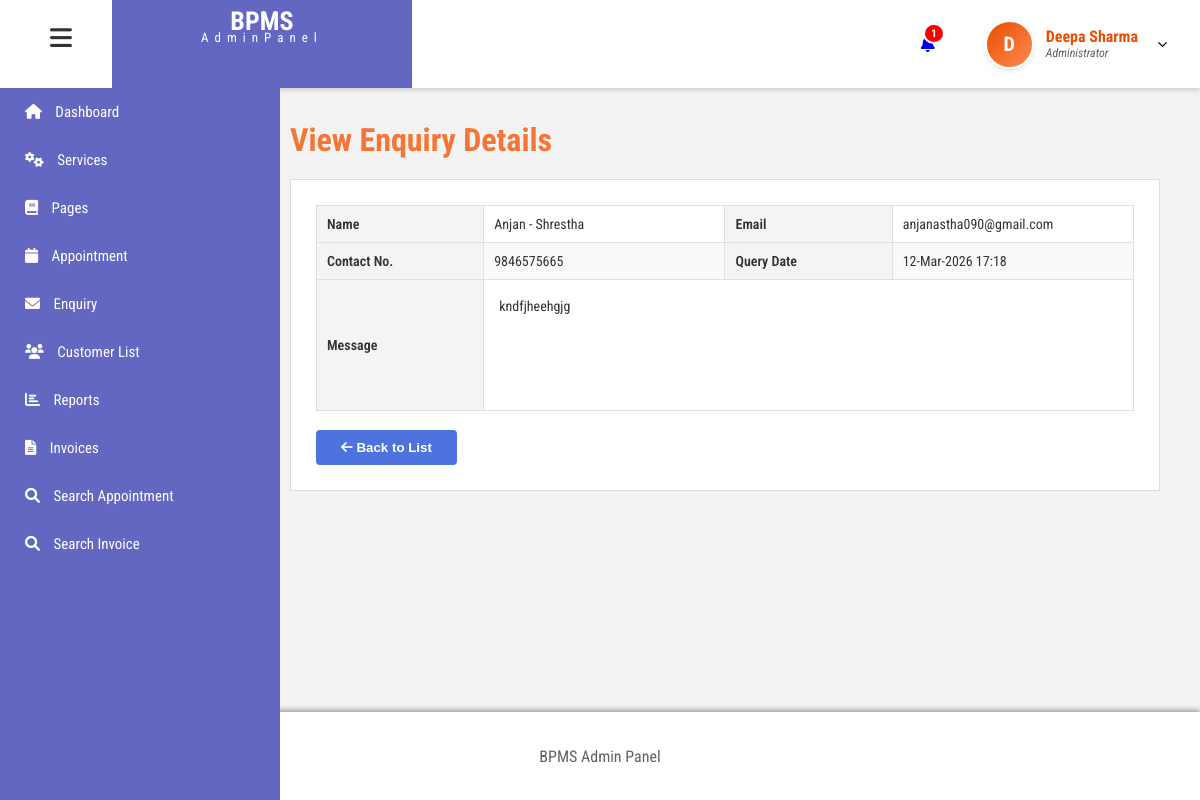
Screenshot of /admin/view-enquiry.php?viewid=4 (signed in) with the database file from the repository.
### tables this page shows
CREATE TABLE `tblusers` (
  `id` int(11) NOT NULL,
  `FullName` varchar(100) DEFAULT NULL,
  `email` varchar(100) NOT NULL,
  `Image` varchar(200) DEFAULT NULL,
  `password` varchar(255) NOT NULL,
  `role` enum('admin','user') NOT NULL,
  `created_at` timestamp NOT NULL DEFAULT current_timestamp(),
  `MobileNumber` varchar(15) DEFAULT NULL
);

CREATE TABLE `tblcontact` (
  `ID` int(11) NOT NULL,
  `UserId` int(11) DEFAULT NULL,
  `Name` varchar(100) NOT NULL,
  `Phone` varchar(10) NOT NULL,
  `Email` varchar(100) NOT NULL,
  `Message` mediumtext NOT NULL,
  `PostingDate` timestamp NOT NULL DEFAULT current_timestamp(),
  `IsRead` int(11) DEFAULT 0
);

### admin/view-enquiry.php (the view, shortened to what this page needs)
<?php
include('includes/dbconnection.php');
if (strlen($_SESSION['bpmsaid'] == 0)) {
    header('location:logout.php');
    exit();
} else {
    if(isset($_GET['viewid'])) {
        $vid = intval($_GET['viewid']);
        mysqli_query($con, "UPDATE tblcontact SET IsRead=1 WHERE id='$vid'");
        $ret = mysqli_query($con, "SELECT * FROM tblcontact WHERE id='$vid'");
        $row = mysqli_fetch_array($ret);
    }
?>
<!DOCTYPE html>
<html lang="en">
<head>
    <link rel="stylesheet" href="css/view-enquiry.css">
</head>
<body>
<?php include 'includes/header.php'; ?>
<?php include 'includes/sidebar.php'; ?>
<main class="main-content" id="main-content">
    <div class="page-wrapper">
        <h1 class="title">View Enquiry Details</h1>
        <div class="container">
            <table class="enquiry-table" width="100%" border="1" style="border-collapse: collapse;">
                <tr>
                    <th style="padding:10px; background:#f4f4f4; width:20%;">Name</th>
                    <td style="padding:10px;"><?php echo $row['Name']; ?></td>
                    <th style="padding:10px; background:#f4f4f4; width:20%;">Email</th>
                    <td style="padding:10px;"><?php echo $row['Email']; ?></td>
                </tr>
                <tr>
                    <th style="padding:10px; background:#f4f4f4;">Contact No.</th>
                    <td style="padding:10px;"><?php echo $row['Phone']; ?></td>
                    <th style="padding:10px; background:#f4f4f4;">Query Date</th>
                    <td style="padding:10px;"><?php echo date("d-M-Y H:i", strtotime($row['PostingDate'])); ?></td>
                </tr>
                <tr class="message-row">
                    <th style="padding:10px; background:#f4f4f4;">Message</th>
                    <td colspan="3" style="padding:15px; vertical-align: top; height: 100px;">
                        <?php echo nl2br($row['Message']); ?>
                    </td>
                </tr>
            </table>
            <br>
            <div style="text-align: left;">
                <button onclick="window.location.href='manage-read-enquiry.php'" style="padding:10px 25px; background:#4e73df; color:white; border:none; cursor:pointer; border-radius:4px; font-weight:bold;">
                    <i class="fa fa-arrow-left"></i> Back to List
                </button>
            </div>
        </div>
    </div>
</main>
<?php include 'includes/footer.php'; ?>
</body>
</html>
<?php } ?>

### admin/includes/header.php (shortened to what this page needs)
<?php
include_once('includes/dbconnection.php');
$adminid = $_SESSION['bpmsaid'];
$headerQuery = mysqli_query($con, "SELECT FullName, Image FROM tblusers WHERE id='$adminid'");
$adminData = mysqli_fetch_array($headerQuery);
$fullName = !empty($adminData['FullName']) ? $adminData['FullName'] : "Admin";
$adminImage = $adminData['Image'];
$initial = strtoupper(substr($fullName, 0, 1));
$ret = mysqli_query($con, "SELECT ID FROM tblappointment WHERE Status='Pending' OR Status='' OR Status='0'");
$new_count = mysqli_num_rows($ret);
?>
<!DOCTYPE html>
<html lang="en">
<head>
  <link rel="stylesheet" href="https://cdnjs.cloudflare.com/ajax/libs/font-awesome/6.0.0/css/all.min.css">
  <link rel="stylesheet" href="includes/header.css">
</head>
<body>
<header id="header">
  <div class="logo">
    <i class="fa-solid fa-bars" id="hamburger"></i>
    <div class="logo2">
      <h1>BPMS</h1>
      <p>AdminPanel</p>
    </div>
  </div>
  <div class="icon">
    <div class="bell">
      <a href="new-appointment.php" style="position: relative; text-decoration: none;">
        <i class="fa-solid fa-bell"></i>
        <?php if($new_count > 0): ?>
          <span class="notification-badge"><?php echo $new_count; ?></span>
        <?php endif; ?>
      </a>
    </div>
    <div class="admin-profile-container" style="position: relative; display: flex; align-items: center;">
      <div class="user" onclick="toggleDropdown()" style="cursor: pointer;">
        <div class="avatar-circle">
            <?php if(empty($adminImage)): ?>
                <?php echo $initial; ?>
            <?php else: ?>
                <img src="images/<?php echo $adminImage; ?>" alt="Admin Profile" class="profile-pic">
            <?php endif; ?>
        </div>
        <div class="user-text">
          <h3><?php echo $fullName; ?></h3>
          <p>Administrator</p>
        </div>
        <img src="images/dropdown.svg" alt="dropdown" id="drop-arrow" style="transition: transform 0.3s;">
      </div>
    </div>
  </div>
</header>
</body>
</html>

### admin/css/view-enquiry.css (style rules this page uses)
body { margin: 0; font-family: 'Poppins', 'Roboto', sans-serif; background-color: #f3f3f3; color: #333; }
.main-content { position: fixed; top: 60px; left: 60px; right: 0; bottom: 50px; padding: 40px; overflow-y: auto; background: #f3f3f3; box-sizing: border-box; transition: left 0.3s ease; }
.main-content.shifted { left: 250px; }
.title { color:#f67535; font-size: 32px; margin-bottom: 20px; }
.container { background: #ffffff; border: 1px solid #ddd; padding: 25px; }
.enquiry-table { width: 100%; border-collapse: collapse; table-layout: fixed; }
.enquiry-table th, .enquiry-table td { border: 1px solid #e0e0e0; padding: 14px; text-align: left; vertical-align: middle; font-size: 14px; color: #333; word-break: break-word; }
.enquiry-table th { background-color: #f7f7f7; font-weight: 600; width: 20%; }
.enquiry-table td { width: 30%; background-color: #ffffff; }
.enquiry-table tr:nth-child(even) td { background-color: #fafafa; }
.message-row td { height: 80px; vertical-align: top; line-height: 1.6; }

### admin/includes/header.css (style rules this page uses)
body { font-family: 'Roboto Condensed', sans-serif; margin: 0; padding: 0; background-color: #e3e3e3; }
#header { display: flex; justify-content: space-between; height: 11vh; background-color: white; box-shadow: 0 2px 5px rgb(181, 176, 176); position: sticky; top: 0; z-index: 1000; }
.logo { display: flex; gap: 40px; }
.logo i { font-size: 25px; padding-top: 25px; margin-left: 50px; cursor: pointer; }
.logo2 { width: 300px; height: 11vh; text-align: center; background-color: #6467c2; color: white; line-height: 12px; font-size: 13px; }
.logo2 h1 { margin: 15px 0 5px 0; }
.logo2 p { letter-spacing: 6px; margin: 0; }
.icon { display: flex; }
.bell { padding: 30px 50px; display: flex; align-items: center; }
.notification-badge { position: absolute; top: -12px; right: -10px; background-color: #ff0000; color: white; font-size: 11px; padding: 2px 6px; border-radius: 50%; font-weight: bold; border: 2px solid white; }
.user { display: flex; gap: 12px; padding-right: 30px; align-items: center; height: 100%; }
.avatar-circle { width: 45px; height: 45px; border-radius: 50%; background: linear-gradient(135deg, #e94e02, #ff8a50); color: white; display: flex; align-items: center; justify-content: center; font-weight: bold; font-size: 20px; overflow: hidden; border: 2px solid #fff; box-shadow: 0 2px 5px rgba(0,0,0,0.1); }
.user-text { line-height: 1.2; }
.user-text h3 { color: #e94e02; margin: 0; font-size: 16px; }
.user-text p { font-style: italic; color: rgb(97, 97, 98); margin: 0; font-size: 12px; }
.user img#drop-arrow { width: 15px; margin-left: 5px; }

### admin/includes/sidebar.css (style rules this page uses)
#header { position: fixed; top: 0; left: 0; height: 11vh; width: 100%; background: #ffffff; display: flex; justify-content: space-between; align-items: center; box-shadow: 0 2px 5px #ccc; z-index: 2000; }

### rows the page displays
tblusers: FullName "D", FullName "Deepa Sharma"
tblcontact: Name "Anjan - Shrestha", Email "anjanastha090@gmail.com", Phone "9846575665", PostingDate "12-Mar-2026 17:18", Message "kndfjheehgjg"

### other values shown
$new_count "1"
